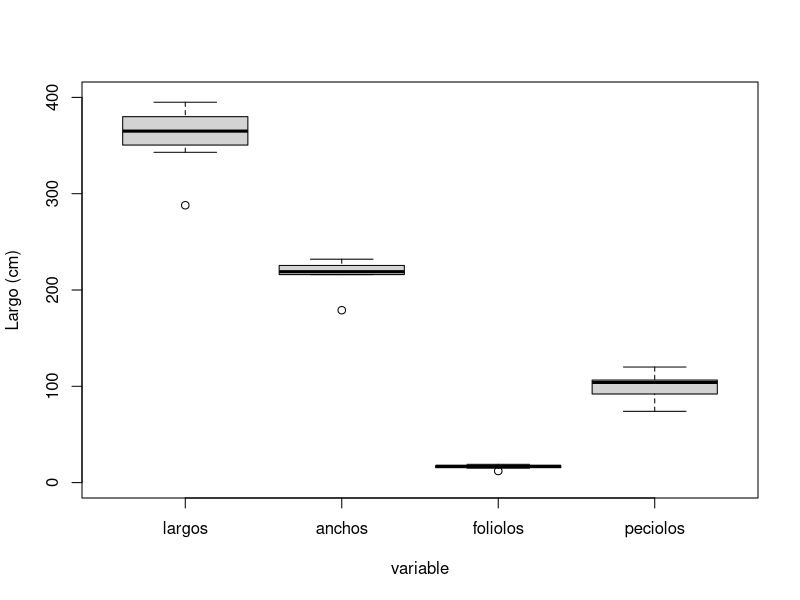
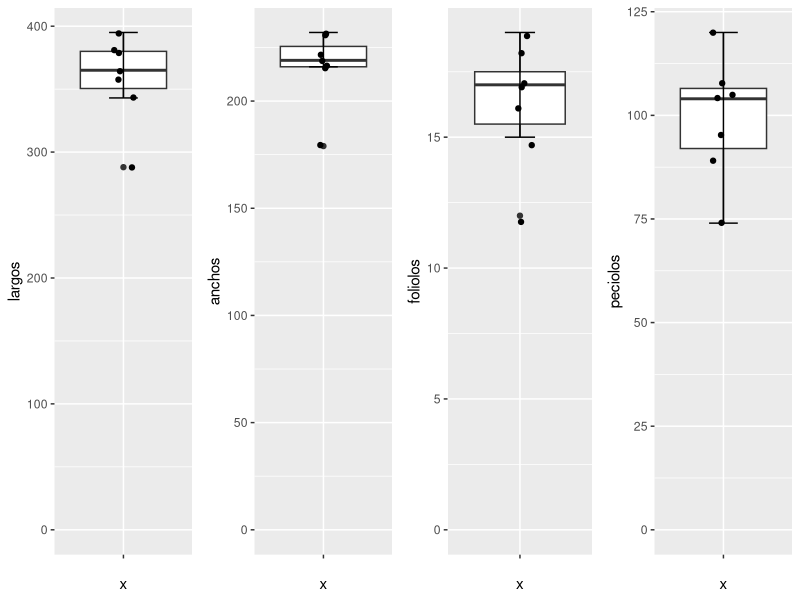

Generate these figures, in order, with R:
## ---- chunk 1
if(!require("tidyverse")){
    install.packages("tidyverse")
}
## ---- chunk 2
library("tidyverse")
library("lubridate")
library("ggplot2")
## ---- chunk 3
a <- 1
a
class(a)
## ---- chunk 4
a <- 1
a
class(a) # "numeric"

b <- 3.2
b
class(b) # "numeric"

c <- 1/7
c
class(c) # "numeric"

d <- (-b + sqrt(b^2 - 4*a*c) ) / ( 2*a )
d
class(d) # "numeric"

e <- (-b - sqrt(b^2 - 4*a*c) ) / ( 2*a )
e
class(e) # "numeric"
## ---- chunk 5

f <- "b"
f
class(f) # "character"

g <- "palabra"
g
class(g) # "character"

paste(f , g)
class(paste(f , g))
paste(f, g, sep = "-")
paste(b, g, sep = "-")

## ---- chunk 6
a
b
c
d

b > c # TRUE
class(b > c) # "logical"

b > c
b > c & a < d 
b > c | a < d 
! b > c | a < d
## ---- chunk 7
instante <- now()
instante # "2023-03-19 14:55:24 -03"

otroInstante <- now()
otroInstante # "2023-03-19 14:55:24 -03"
diferencia <- otroInstante - instante
diferencia

class(instante) # "POSIXct" "POSIXt"
class(diferencia)

hoy <- today()
hoy
class(hoy)

paste("wday(hoy):", wday(hoy)) # día de la semana
paste("mday(hoy):", mday(hoy)) # día del mes
paste("day(hoy):", day(hoy)) # alias de mday()
paste("yday(hoy):", yday(hoy)) # día juliano del año
paste("month(hoy):", month(hoy)) # mes del año
paste("week(hoy):", week(hoy)) # semana del año
paste("year(hoy):", year(hoy)) # año
## ---- chunk 8
x <- c(1, 7, 3)
y <- c(9, 4, 5.2)
x
class(x)
typeof(x)
y

x + y   # 10 11  8
x - y   # -8  3 -2
x * y   #  9 28 15
x / 2   #  0.5 3.5 1.5
x %% y  # 1 3 3
x %/% y # 0 1 0
# potencia
x ** y  # 1 2401  243 
x ^ y   # 1 2401  243

z <- c(1, 2.5, 3/7, "f")
z
## ---- chunk 9
# Generan un vector con los elementos de la secuencia
vec1 <- c(1:10) # Desde : hasta
vec2 <- seq(15,50,3) # Desde, hasta, cada
vec1
vec2
## ---- chunk 10
# Vector
x[2] # 1
y[3] # 5

# Se puede accedeer a un rango de datos
vec2[3:7]
## ---- chunk 11
s <- matrix(1:6, nrow = 2, ncol = 3)
t <- matrix(8:13, nrow = 2, ncol = 3)

s
t
## ---- chunk 12
matr <- cbind(x,y)
matr
## ---- chunk 13
matr2 <- rbind(x,y)
matr2
## ---- chunk 14
# Suma de matrices elemento a elemento
paste("s + t Es la suma término a término, ambas matrices deben tener las mismas dimensiones")
writeLines("\n")
s + t
## ---- chunk 15
# Multiplicación de matrices elemento a elemento
paste("s * t Es el producto término a término, ambas matrices deben tener las mismas dimensiones")
writeLines("\n")
s * t
## ---- chunk 16
# Tenga en cuenta que se necesitan las dimensiones correctas para la multiplicación de matrices
w <- matrix(12:17, nrow = 2, ncol = 3)
writeLines("\n")
paste("w")
w

z <- matrix(1:6, nrow = 3, ncol = 2)
writeLines("\n")
paste("z")
z

writeLines("\n")
paste("w %*% z Es el producto matricial, ej del primer valor 8*1 + 10*2 + 12*3 = 64")
writeLines("\n")
w %*% z

# Producto exterior
#writeLines("\n")
#paste("w %o% z")
#w %o% z # (Salida omitida)

# Producto Kronecker
writeLines("\n")
paste("w %x% z Producto Kronecker")
writeLines("\n")
w %x% z
## ---- chunk 17
# Matriz

# Un elemento de celda, contando los elementos desde el inicio
s[1] # 1
t[3] # 10

# Un elemento de celda, con referencia de fila y columna. Coordenadas. [fila,columna]
s[1,2] # 3
t[2,3] # 13


# Una fila
s[1,] # 1 3 5
t[2,] # 9 11 13

# Una columna
s[,1] # 1 2
t[,3] # 12 13
## ---- chunk 18
# Crear vectores, pueden tener diferente longitud. También se puede hacer desde un solo vector.
vector1 <- c(5,9,3)
vector2 <- c(10,11,12,13,14,15)
vector3 <- c(16,17,18,19,20,21,22,23,24,25,26,27,28,29,30)

# Usar los vectores creados para armar la matriz.
unArray3D <- array(c(vector1,vector2,vector3), dim = c(4,3,2))
unArray3D

class(unArray3D)
typeof(unArray3D)
## ---- chunk 19
unArray3D[3,1,2]

writeLines("")
unArray3D[,,1]

writeLines("")
unArray3D[,2,]
## ---- chunk 20
h <- list(12, s, t, w, z, now(), y, TRUE)
h
class(h)
## ---- chunk 21
t <- s

s
t
h
## ---- chunk 22
unaLista <- list(nombre = "Rafael", apellido = "Mac Donough", fechaDeNacimiento = ymd("1970-08-23"), dni = 21486775, esHombre = TRUE)
unaLista$fechaDeNacimiento
unaLista[2]
## ---- chunk 23
# Observar que hay dos pares de [[ ]]

h[[3]]
h[[6]]
h[[7]]
h[[8]]
## ---- chunk 24
unDataFrame1 <- data.frame(
  "entero" = 1:4, 
  "factor" = as.factor(c("a", "b", "c", "d")), 
  "numero" = c(1.2, 3.4, 4.5, 5.6),
  "cadena" = c("en", "fe", "go", "hu")
)
str(unDataFrame1)
unDataFrame1
## ---- chunk 25
unDataFrame1[[1]]
unDataFrame1$factor
unDataFrame1[[4,3]]
unDataFrame1[[3]][4]
unDataFrame1[[1]][2]
unDataFrame1$cadena[3]
## ---- chunk 26
largos <- c(288,358,343,365,379,395,381)
anchos <- c(179,216,216,219,221,232,230)
foliolos <- c(12,15,18,16,17,17,19)
peciolos <- c(89,74,108,105,104,120,95)
## ---- chunk 27
class(largos)
## ---- chunk 28
sum(largos)
length(largos)
mean(largos)
max(largos)
min(largos)
#median(largos)
#sd(largos)
#var(largos)
## ---- chunk 29
suma <- 0 
for (i in largos) {
  suma <- suma + i
}
suma

suma2 <- 0 
for (i in 1:length(largos)) {
  suma2 <- suma2 + largos[i]
}
suma2

n <- 0 
for (i in largos) {
  n <- n + 1
}
n

media <- suma / n
media

maxi <- largos[1] 
for (i in largos) {
  if (maxi < i) {
    maxi <- i
  }
}
maxi

mini <- largos[1]
for (i in largos) {
  if (mini > i){
    mini <- i
  }
}
mini
## ---- chunk 30
# La función sort ordena los elementos de un vector
sort(largos)

# y lo hace de la siguiente manera
largosOrd <- largos
for (i in 2:length(largosOrd)) {
  v <- largosOrd[i]
  j <- i
  while ((j > 1) & (largosOrd[j-1] > v)) {
    largosOrd[j] <- largosOrd[j-1]
    largosOrd[j-1] <- v
    j <- j-1
  }
}
largosOrd
# largos
## ---- chunk 31
if (length(largosOrd) %% 2 == 0) {
  (largosOrd[length(largosOrd) / 2] + largosOrd[(length(largosOrd) / 2) + 1]) / 2
} else {
  largosOrd[(length(largosOrd) / 2) + 1]
  }
## ---- chunk 32
calcularMediana <- function(data) {
  dataOrdenado <- sort(data)
  if (length(dataOrdenado) %% 2 == 0) {
    (largosOrd[length(dataOrdenado) / 2] + dataOrdenado[(length(dataOrdenado) / 2) + 1]) / 2
    } else {
      dataOrdenado[(length(dataOrdenado) / 2) + 1]
      }
}
## ---- chunk 33
# source("funciones/calcularMediana.R")
## ---- chunk 34
calcularMediana(largos)
median(largos)
calcularMediana(anchos)
median(anchos)
calcularMediana(foliolos)
median(foliolos)
calcularMediana(peciolos)
median(peciolos)
## ---- chunk 35
methods("median")
## ---- chunk 36
getAnywhere('median.default')
## ---- chunk 37
help("median")
## ---- chunk 38
unVector <- 5:10
unVector
otroVector <- factorial(unVector)
otroVector
mediaOtroVector <- mean(otroVector)
mediaOtroVector
unaFecha <- as.Date(mediaOtroVector)
unaFecha
## ---- chunk 39
5:10 %>% factorial() %>% mean() %>% as.Date()
## ---- chunk 40
dfHojas <- data.frame(largos, anchos, foliolos, peciolos)
dfHojas
## ---- chunk 41
boxplot(dfHojas, ylim=c(0,400), ylab = "Largo (cm)", xlab= "variable")
#boxplot(largos, ylim=c(0,460), ylab = "Largo (cm)", xlab= "muestra")
## ---- chunk 42
library(ggpubr)
p1 <- ggplot(dfHojas, aes(x = "", y = largos)) + 
  geom_boxplot() +
  stat_boxplot(geom = "errorbar",
               width = 0.25) +
  geom_jitter(width = 0.1) +
  ylim(0,NA)
p2 <- ggplot(dfHojas, aes(x = "", y = anchos)) + 
  geom_boxplot() +
  stat_boxplot(geom = "errorbar",
               width = 0.25) +
  geom_jitter(width = 0.1) +
  ylim(0,NA)
p3 <- ggplot(dfHojas, aes(x = "", y = foliolos)) + 
  geom_boxplot() +
  stat_boxplot(geom = "errorbar",
               width = 0.25) +
  geom_jitter(width = 0.1) +
  ylim(0,NA)
p4 <- ggplot(dfHojas, aes(x = "", y = peciolos)) + 
  geom_boxplot() +
  stat_boxplot(geom = "errorbar",
               width = 0.25) +
  geom_jitter(width = 0.1) +
  ylim(0,NA)

ggarrange(p1, p2, p3, p4, nrow=1)
